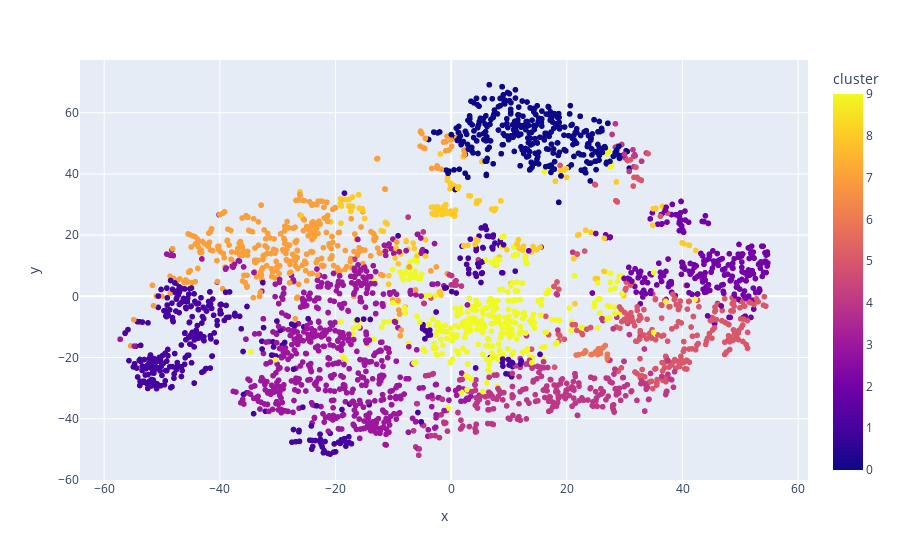

Here is the notebook cell this chart was saved with:
### Code cell
# Visualizing the Clusters with t-SNE

from sklearn.manifold import TSNE

tsne_pipeline = Pipeline([('scaler', StandardScaler()), ('tsne', TSNE(n_components=2, verbose=1))])
genre_embedding = tsne_pipeline.fit_transform(X)
projection = pd.DataFrame(columns=['x', 'y'], data=genre_embedding)
projection['genres'] = genre_data['genres']
projection['cluster'] = genre_data['cluster']

fig = px.scatter(
    projection, x='x', y='y', color='cluster', hover_data=['x', 'y', 'genres'])
fig.show()

### Figure 1 — Plotly figure (JSON) as saved in the notebook; plotly's stock layout.template omitted (floating-point values rounded to 4 significant figures; data arrays with more than 128 entries replaced by an {"elided": "..."} marker saying what was removed)
{"data": [{"customdata": {"elided": "2973x1 str values"}, "hovertemplate": "x=%{x}<br>y=%{y}<br>genres=%{customdata[0]}<br>cluster=%{marker.color}<extra></extra>", "legendgroup": "", "marker": {"color": {"elided": "2973 int values"}, "coloraxis": "coloraxis", "symbol": "circle"}, "mode": "markers", "name": "", "showlegend": false, "type": "scattergl", "x": {"elided": "2973 float values"}, "xaxis": "x", "y": {"elided": "2973 float values"}, "yaxis": "y"}], "layout": {"coloraxis": {"colorbar": {"title": {"text": "cluster"}}, "colorscale": [[0, "#0d0887"], [0.1111, "#46039f"], [0.2222, "#7201a8"], [0.3333, "#9c179e"], [0.4444, "#bd3786"], [0.5556, "#d8576b"], [0.6667, "#ed7953"], [0.7778, "#fb9f3a"], [0.8889, "#fdca26"], [1, "#f0f921"]]}, "legend": {"tracegroupgap": 0}, "margin": {"t": 60}, "xaxis": {"anchor": "y", "domain": [0, 1], "title": {"text": "x"}}, "yaxis": {"anchor": "x", "domain": [0, 1], "title": {"text": "y"}}}}
